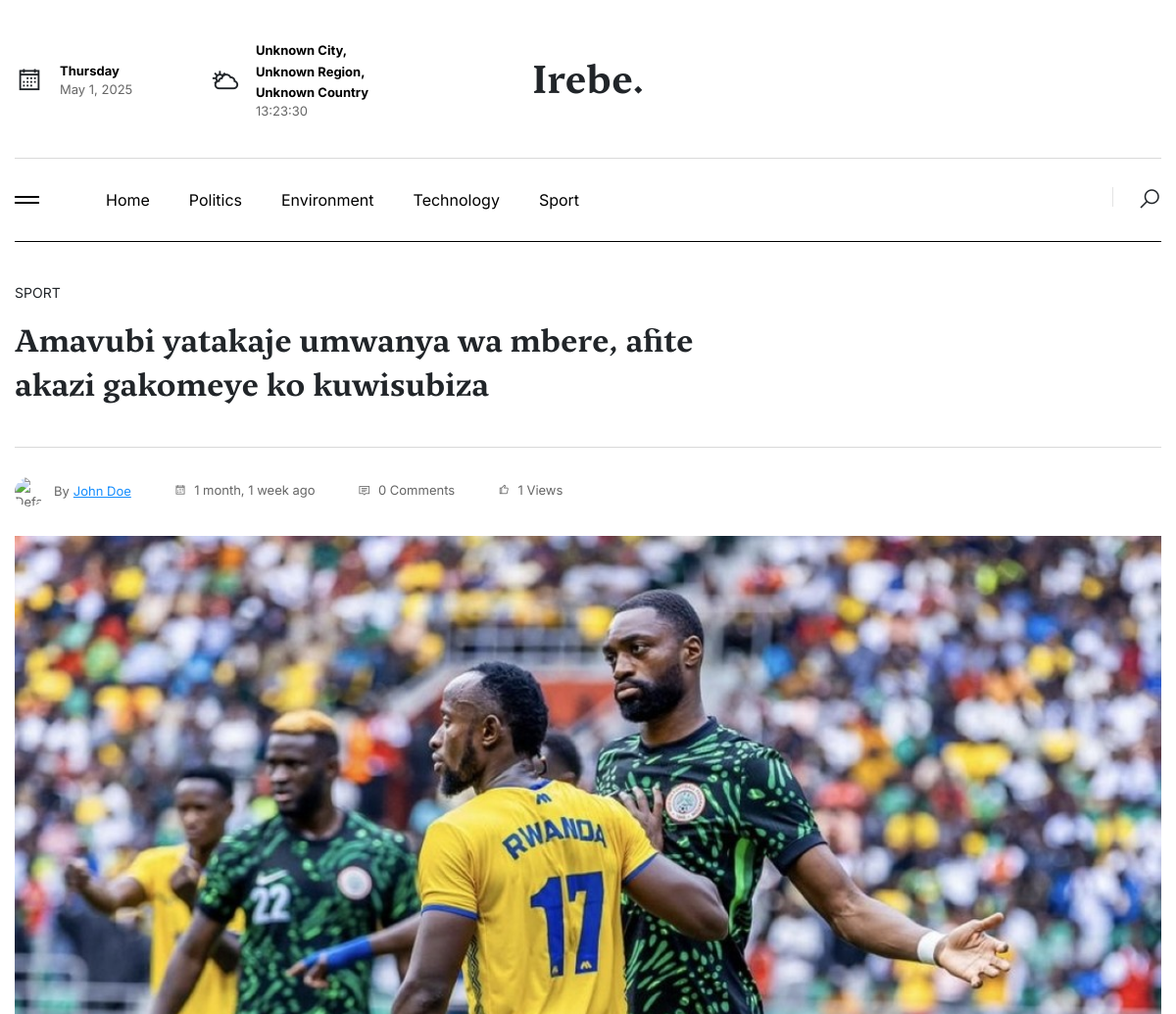
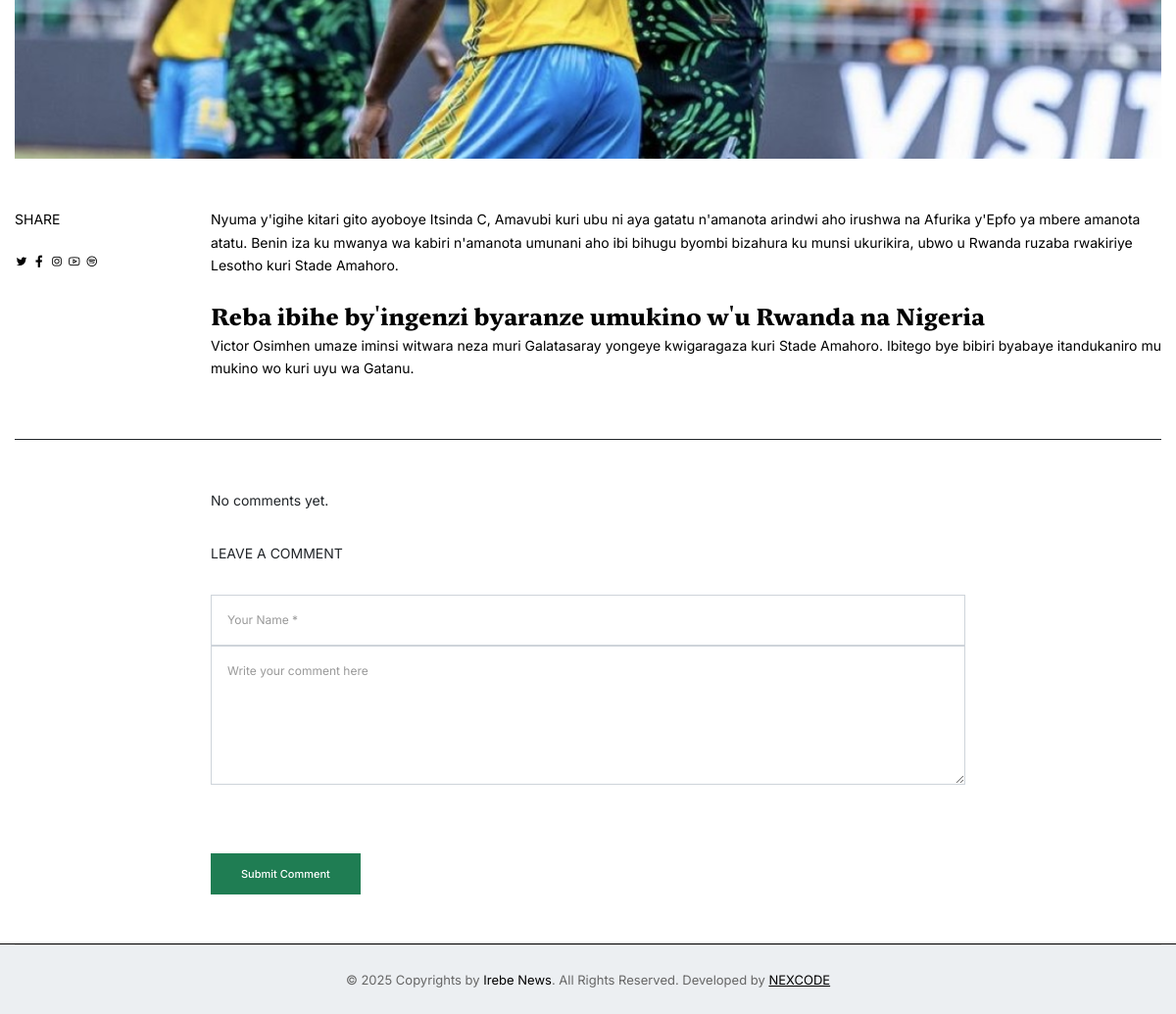
The app's page /article/amavubi-yatakaje-umwanya-wa-mbere-afite-akazi-gakomeye-ko-kuwisubiza/ with its own data (2 pictures, top to bottom).
### base/models.py (models this page shows, shortened)
class Category(models.Model):
    name = models.CharField(max_length=100, unique=True)
    slug = models.SlugField(max_length=255, unique=True, blank=True)
    description = models.TextField()
    image = ProcessedImageField(
        upload_to=category_image_path,
        processors=[ResizeToFill(800, 800)],
        options={'quality': 90},
        null=True,
        blank=True,
    )
    created_at = models.DateTimeField(auto_now_add=True)
    updated_at = models.DateTimeField(auto_now=True)
    class Meta:
        verbose_name_plural = "Categories"

class Article(models.Model):
    title = models.CharField(max_length=255)
    slug = models.SlugField(unique=True, blank=True, max_length=255)
    content = RichTextField()  # Use RichTextField from CKEditor instead of TextField
    author = models.ForeignKey(settings.AUTH_USER_MODEL, on_delete=models.CASCADE)  # Updated to reference custom user model
    category = models.ForeignKey(Category, on_delete=models.SET_NULL, null=True, blank=True)
    tags = models.ManyToManyField(Tag, related_name='articles')
    published_at = models.DateTimeField(auto_now_add=True)
    updated_at = models.DateTimeField(auto_now=True)
    status = models.CharField(max_length=20, choices=[('draft', 'Draft'), ('published', 'Published')], default='draft')
    language = models.CharField(max_length=50, default='en')
    views = models.PositiveIntegerField(default=0)
    created_at = models.DateTimeField(default=timezone.now)
    updated_at = models.DateTimeField(auto_now=True)
    video_url = models.URLField(null=True, blank=True)
    sponsored = models.BooleanField(default=False)
    sponsored_link = models.URLField(null=True, blank=True)
    class Meta:
        verbose_name_plural = "Articles"

class ArticleImage(models.Model):
    article = models.ForeignKey(Article, on_delete=models.CASCADE)
    image = ProcessedImageField(
        upload_to=article_image_path,
        processors=[ResizeToFill(1080, 600)],
        options={'quality': 90},
        null=True,
        blank=True,
    )
    caption = models.CharField(max_length=255, null=True, blank=True)
    def image_preview(self):
        """Display a thumbnail of the article image in the list view."""
        if self.image:
            return format_html('<img src="{}" width="50" height="50" />', self.image.url)
        return "No image"
    image_preview.short_description = "Image Preview"
    class Meta:
        verbose_name_plural = "Article Images"

### account/models.py (models this page shows, shortened)
class User(AbstractBaseUser, PermissionsMixin):
    ROLE_CHOICES = (
        ('admin', 'Admin'),
        ('editor', 'Editor'),
        ('journalist', 'Journalist'),
        ('guest', 'Guest'),
    )
    email = models.EmailField(unique=True)
    name = models.CharField(max_length=255)
    phone_number = models.CharField(max_length=15, unique=True)
    image = ProcessedImageField(
        upload_to=user_image_path,
        processors=[ResizeToFill(720, 720)],
        format='JPEG',
        options={'quality': 90},
        null=True,
        blank=True,
    )
    role = models.CharField(max_length=30, choices=ROLE_CHOICES, default='guest')
    slug = models.SlugField(unique=True, max_length=255, null=True, blank=True)
    username = models.CharField(max_length=255, unique=True, null=True, blank=True)
    added_by = models.ForeignKey('self', on_delete=models.CASCADE, null=True, blank=True, related_name='added_users')
    is_active = models.BooleanField(default=True)
    is_staff = models.BooleanField(default=False)
    created_at = models.DateTimeField(default=timezone.now)
    updated_at = models.DateTimeField(auto_now=True)
    objects = CustomUserManager()
    USERNAME_FIELD = 'email'
    REQUIRED_FIELDS = ['name', 'phone_number']

### base/views.py (the view)
# urls.py: path('article/<slug:slug>/', showArticle, name='showArticle'),
def showArticle(request, slug):
    article = get_object_or_404(Article, slug=slug, status='published')
    Article.objects.filter(pk=article.pk).update(views=F('views') + 1)
    article.refresh_from_db(fields=['views'])
    images = article.articleimage_set.all()
    categories = Category.objects.all()
    urls = {
        'video': article.video_url,
        'sponsored': article.sponsored_link,
    }
    likes_count = article.like_set.count()
    comments_count = article.comment_set.count()
    context = {
        'categories': categories,
        'article': article,
        'images': images,
        'urls': urls,
        'likes_count': likes_count,
        'comments_count': comments_count,
    }
    return render(request, 'pages/article_detail.html', context)

### templates/pages/article_detail.html (shortened to what this page needs)
{% extends 'layouts/app.html' %}
{% load static %}
{% load humanize %}
{% block content %}
<section class="tc-main-post-style1 pb-60">
    <div class="container">
        <div class="tc-main-post-title pt-40 pb-40">
            <div class="row">
                <div class="col-lg-8">
                    <p class="text-uppercase mb-15">{{ article.category.name }}</p>
                    <h2 class="title">
                        {{ article.title }}
                    </h2>
                </div>
            </div>
        </div>
        <div class="meta-nav pt-30 pb-30 border-top border-1 brd-gray">
            <div class="row">
                <div class="col-lg-8">
                    <div class="author-side color-666 fsz-13px">
                        <div class="author me-40 d-flex d-lg-inline-flex align-items-center">
                            <span class="icon-30 rounded-circle overflow-hidden me-10">
                                {% if article.author.image %}
                                    <img src="{{ article.author.image.url }}" alt="{{ article.title }}">
                                {% else %}
                                    <img src="https://upload.wikimedia.org/wikipedia/commons/d/d1/Image_not_available.png" alt="Default Image">
                                {% endif %}
                            </span>
                            <span>By</span>
                            <a href="#" class="text-decoration-underline text-primary ms-1">{{ article.author.name }}</a>
                        </div>
                        <span class="me-40">
                            <a href="#"><i class="la la-calendar me-1"></i> {{ article.created_at|naturaltime }}</a>
                        </span>
                        <span class="me-40">
                            <a href="#"><i class="la la-comment me-1"></i> {{ comments_count }} Comments</a>
                        </span>
                        <span>
                            <a href="#"><i class="la la-thumbs-up me-1"></i> {{ article.views|intcomma }} Views</a>
                        </span>
                    </div>
                </div>
            </div>
        </div>
        <div class="tc-main-post-img img-cover mb-50">
            {% for image in images %}
                <img src="{{ image.image.url }}" alt="{{ image.caption }}">
            {% empty %}
                No Image
            {% endfor %}
        </div>
        <div class="tc-main-post-content color-000">
            <div class="row">
                <div class="col-lg-2">
                    <div class="sharing">
                        <p class="text-uppercase mb-20">Share</p>
                        <div class="share-icons">
                            <a href="#"><i class="la la-twitter"></i></a>
                            <a href="#"><i class="la la-facebook-f"></i></a>
                            <a href="#"><i class="la la-instagram"></i></a>
                            <a href="#"><i class="la la-youtube"></i></a>
                            <a href="#"><i class="la la-spotify"></i></a>
                        </div>
                    </div>
                </div>
                <div class="col-lg-10">
                    {{ article.content|safe }}
                </div>
            </div>
        </div>
    </div>
</section>
<section class="tc-single-post-comments">
    <div class="container">
        <div class="comments-content pt-50 pb-50 border-1 border-top border-dark">
            <div class="row justify-content-center">
                <div class="col-lg-8">
                    <div class="content">
                        <div class="comments-cards" id="commentsContainer">
                            {% for comment in article.comment_set.all %}
                                {% include 'pages/comment_item.html' with comment=comment %}
                            {% empty %}
                                <p>No comments yet.</p>
                            {% endfor %}
                        </div>
                        <form id="commentForm" data-article-id="{{ article.id }}" class="comment-form d-block pt-30">
                            <p class="text-uppercase mb-30">Leave A Comment</p>
                            <div class="row">
                                <div class="col-lg-12">
                                    <div class="form-group mb-4 mb-lg-0">
                                        <input type="text" class="form-control fsz-12px rounded-0 p-3" name="name" placeholder="Your Name *">
                                    </div>
                                </div>
                                <div class="col-lg-12">
                                    <div class="form-group mb-30">
                                        <textarea class="form-control rounded-0 fsz-12px p-3" name="content" rows="6" placeholder="Write your comment here"></textarea>
                                    </div>
                                </div>
                                <div class="col-12">
                                    <button type="submit" class="btn bg-main text-white rounded-0 mt-40">
                                        <span class="fsz-11px">Submit Comment</span>
                                    </button>
                                </div>
                            </div>
                        </form>
                    </div>
                </div>
            </div>
        </div>
    </div>
</section>
{% endblock %}

### templates/components/navbar.html (shortened to what this page needs)
{% load static %}
<div class="navbar-container">
    <div class="container">
        <div class="top-navbar style-1">
            <div class="container p-0">
                <div class="row align-items-center">
                    <div class="col-lg-4">
                        <div class="date-weather mb-3 mb-lg-0">
                            <div class="row align-items-center">
                                <div class="col-6">
                                    <div class="item">
                                        <div class="icon me-3 pt-1">
                                            <i class="la la-calendar"></i>
                                        </div>
                                        <div class="inf" id="current-date"></div>
                                    </div>
                                </div>
                                <div class="col-6">
                                    <div class="item">
                                        <div class="icon me-3 pt-1">
                                            <i class="la la-cloud-sun"></i>
                                        </div>
                                        <div class="inf" id="location-info"></div>
                                    </div>
                                </div>
                            </div>
                        </div>
                    </div>
                    <div class="col-lg-4 text-center">
                        <a href="{% url 'base:home' %}" class="logo-brand d-none d-lg-block">
                            <h1>Irebe.</h1>
                        </a>
                    </div>
                </div>
            </div>
        </div>
        <nav class="navbar navbar-expand-lg navbar-light style-1">
            <div class="container p-0">
                <div class="mob-nav-toggles d-flex align-items-center justify-content-between">
                    <button class="navbarList-icon me-lg-5" data-bs-toggle="offcanvas" href="#offcanvasExample"
                        role="button" aria-controls="offcanvasExample">
                        <span></span><span></span>
                    </button>
                </div>
                <div class="collapse navbar-collapse" id="navbarSupportedContent">
                    <ul class="navbar-nav me-auto mb-2 mb-lg-0">
                        <li class="nav-item">
                            <a
                                href="{% url 'base:home' %}"
                                class="nav-link {% if request.resolver_match.url_name == 'home' %}active fw-bold{% endif %}"
                            >
                                Home
                            </a>
                        </li>
                        {% for category in categories|slice:":8" %}
                        <li class="nav-item">
                            <a
                                href="{% url 'base:showCategoryArticles' category.slug %}"
                                class="nav-link {% if request.resolver_match.url_name == 'showCategoryArticles' and request.resolver_match.kwargs.category_slug == category.slug %}active fw-bold{% endif %}"
                            >
                                {{ category.name }}
                            </a>
                        </li>
                        {% endfor %}
                    </ul>
                    <div class="nav-side">
                        <a href="#" class="icon-link search-btn-style1">
                            <i class="la la-search fs-4 sOpen-btn"></i>
                        </a>
                    </div>
                </div>
            </div>
        </nav>
    </div>
</div>

### records on screen
Category: name "Politics"
Category: name "Environment"
Category: name "Technology"
Category: name "Sport"
Article: category.name "SPORT", title "Amavubi yatakaje umwanya wa mbere, afite akazi gakomeye ko kuwisubiza", author.name "John Doe", created_at "1 month, 1 week ago", views "1", content "Nyuma y'igihe kitari gito ayoboye Itsinda C, Amavubi kuri ubu ni aya gatatu n'amanota arindwi aho irushwa na Afurika y'Epfo ya mbere amanota atatu. Benin iza ku mwanya wa kabiri n'amanota umunani aho ibi bihugu byombi bizahura ku munsi ukurikira, ubwo u Rwanda ruzaba rwakiriye Lesotho kuri Stade Amahoro. Reba ibihe by'ingenzi byaranze umukino w'u Rwanda na Nigeria Victor Osimhen umaze iminsi witwara neza muri Galatasaray yongeye kwigaragaza kuri Stade Amahoro. Ibitego bye bibiri byabaye itandukaniro mu mukino wo kuri uyu wa Gatanu."
ArticleImage: image (picture)

### other values on screen
{{ comments_count }} "0"
